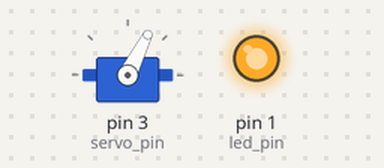
Bench run of a sketch on a simulated Arduino Uno, built with avr-gcc and run on an emulated ATmega328P. On the bench: servo, output pins drawn as LEDs (lit = HIGH). Wiring (inferred from the names in the program): servo: signal pin 3. EEPROM starts erased; servo pulses on a pin are drawn as a servo (544–2400 µs = 0–180°); pins used as bus, display or sensor lines are not drawn. At 0.9 s the program stops and its outputs stay as they are.

Above: at 0.7 s.
Timing chart, 0 to 2.2 s (numbered marks = the images above):
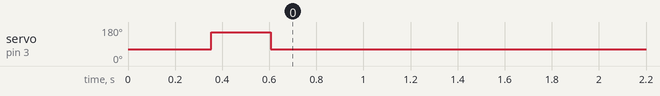

The sketch:

grunchy.ino
```cpp
/*
 * Grunchy box
 * useless box un peu vener
 */

// PIN
#define servo_pin 3
#define inter_pin 4
#define led_pin 1

// configuration des positions
#define pos_inter 160
#define pos_hesite 135
#define pos_entreouvre 70
#define pos_hide 65
#define pos_repos 55

#define max_move 57
const int moves[]={0,4,3,6,6,0,6,2,5,2,5,2,3,6,6,4,0,6,6,1,3,2,2,6,5,1,1,2,1,3,0,2,4,6,2,5,2,6,6,2,1,5,4,4,3,3,0,0,4,5,1,6,1,4,6,2,1};

#include "SimpleServo.h"
#include <EEPROM.h>

SimpleServo myservo;  // create servo object to control a servo
byte pos = 0;
int move_nb = 0;  //numéro du mouvement

void setup() {
  pinMode(inter_pin, INPUT);
  pinMode(led_pin, OUTPUT);
  digitalWrite(led_pin, 1);
  myservo.attach(servo_pin);  // attaches the servo
  myservo.setMaximumDegrees(180);
  myservo.setMillisPer60Degrees(150);
  myservo.setMaximumMillis(250);
  //randomSeed(analogRead(1));
  //move_nb = random(0,max_move);
  pos = EEPROM.read(0);
  if (pos > max_move) {
    pos = 0;
  }
  move_nb = moves[pos];
  pos++;
  EEPROM.write(0,pos);
}

void loop() {
  delay(100);
  myservo.write(pos_repos);
  delay(10);

  /*
  digitalWrite(led_pin, 0);
  delay(300);
  for(pos = 0; pos < move_nb; pos++){
    digitalWrite(led_pin, 1);
    delay(300);
    digitalWrite(led_pin, 0);
    delay(300);
  }*/
  reponse(move_nb);
  //reponse(0);
}

void reponse(int move_nb){
  switch (move_nb){
    case 0: //classique
      myservo.write(pos_inter);
      break;

    case 1: //marque 1 pause
      myservo.write(pos_hesite);
      delay(700);
      myservo.write(pos_inter);
      break;

    case 2: //hesite
      myservo.write(pos_hesite);
      delay(700);
      myservo.write(pos_entreouvre);
      delay(700);
      myservo.write(pos_inter);
      break;

    case 3: //à couvert
      myservo.write(pos_entreouvre);
      delay(700);
      myservo.write(pos_hide);
      delay(700);
      myservo.write(pos_entreouvre);
      delay(700);
      myservo.write(pos_inter);
      break;

    case 4: //revient et surveille
      myservo.write(pos_hesite);
      delay(700);
      myservo.write(pos_inter);
      myservo.write(pos_entreouvre);
      delay(700);
      myservo.write(pos_hide);
      delay(700);
      myservo.write(pos_hesite);
      delay(700);
      while(digitalRead(inter_pin)){
        myservo.write(pos_inter);
      }
      break;

      case 5: //patiente
      delay(4200);
      myservo.write(pos_inter);
      break;

      case 6: //parkinson
      myservo.write(pos_hesite);
      myservo.write(pos_entreouvre);
      myservo.write(pos_hide);
      myservo.write(pos_entreouvre);
      myservo.write(pos_hide);
      myservo.write(pos_hesite);
      myservo.write(pos_inter);
      myservo.write(pos_hesite);
      myservo.write(pos_entreouvre);
      myservo.write(pos_hide);
      myservo.write(pos_entreouvre);
      myservo.write(pos_hide);
      myservo.write(pos_hesite);
      break;

    default:
      myservo.write(pos_inter);
      while(1){
        myservo.write(pos_repos);
        delay(7);
      }
  }
  // retour à l'arret
  while(1){
    myservo.write(pos_repos);
    delay(7);
  }
}
```

SimpleServo.cpp
```cpp
// (licence header left out)
#include "SimpleServo.h"


/////  Setup  /////
SimpleServo::SimpleServo() :
_pin(0xff),
_degrees(0xff),
_microseconds(0),
_maxDegrees(180),
_millisPer60degrees(230),  // default from http://www.servodatabase.com/servo/futaba/s3003
_minWriteMillis(0),
_maxWriteMillis(0xffff),
_minPulse(700),
_maxPulse(2300),
_pulseMillis(16)
{}


uint8_t SimpleServo::attach(uint8_t p) {
    _pin = p;
    _degrees = 0xff;
    _microseconds = 0;
    // Deliberately not (re)initializing servo parameters
    pinMode(_pin, OUTPUT);
    digitalWrite(_pin, LOW);
    return 1;
}


void SimpleServo::detach() {
    _pin = 0xff;
}


uint8_t SimpleServo::attached() {
    return _pin != 0xff;
}
/////


/////  Movement  /////
void SimpleServo::_pulse(uint16_t ms) {
    // This actually moves the servo
    uint16_t elapsedMillis = 0;
    while (elapsedMillis < ms) {
        digitalWrite(_pin,HIGH);
        delayMicroseconds(_microseconds);
        digitalWrite(_pin,LOW);
        if (ms > 0) {  // 0ms: do the pulse, but that's it (probably a bad idea but, hey, if it works with your project, cool)
            delay(_pulseMillis);  // ENHANCEME: A hook to allow the client to make use (at their own risk of adding jitter) of these millis would be really nice
        }
        elapsedMillis += _pulseMillis + _microseconds / 1000 + 1;
    }
}


void SimpleServo::writeMicrosecondsMillis(uint16_t us, uint16_t ms) {
    _microseconds = us;  // Allow unconstrained us
    if (_minPulse <= us && us <= _maxPulse) {
        _degrees = map(us, _minPulse, _maxPulse, 0, _maxDegrees);
    } else {
        _degrees = 0xff;  // Out-of-range us do not convert sensibly to degrees
    }
    _pulse(ms);  // And unconstrained ms, don't point this method at your foot.
}


void SimpleServo::writeMillis(uint8_t deg, uint16_t ms) {
    _degrees = constrain(deg, 0, _maxDegrees);
    _microseconds = constrain(map(_degrees, 0, _maxDegrees, _minPulse, _maxPulse), _minPulse, _maxPulse);
    _pulse(ms);  // Allow unconstrained millis
}


uint32_t SimpleServo::millisToTarget(uint8_t deg) {
    uint8_t delta = abs(_degrees - deg);  // if degrees is 0xff, this will over-estimate, so don't do anything special in that case
    return ((uint32_t)_millisPer60degrees * delta) / 60;
}


void SimpleServo::writeMicroseconds(uint16_t us) {
    // Simplest to do the us -> deg conversion here, so just finish the job
    _microseconds = constrain(us, 0, _maxPulse);  // keep degrees sane as much as possible, you have writeMicrosecondsMillis if you need to bend the rules
    uint8_t target = map(us, _minPulse, _maxPulse, 0, _maxDegrees);
    uint32_t millis = millisToTarget(target);
    millis = constrain(millis, _minWriteMillis, _maxWriteMillis);
    _degrees = target;
    _pulse((uint16_t)millis);
}


void SimpleServo::write(uint8_t deg) {
    uint32_t millis = millisToTarget(deg);
    millis = constrain(millis, _minWriteMillis, _maxWriteMillis);
    writeMillis(deg, (uint16_t)millis);
}


uint8_t SimpleServo::read() {
    return _degrees;
}


uint16_t SimpleServo::readMicroseconds() {
    return _microseconds;
}
/////


/////  Servo Parameters  /////
void SimpleServo::setMaximumDegrees(uint8_t deg) {
    _maxDegrees = deg;
}


void SimpleServo::setMillisPer60Degrees(uint16_t ms) {
    _millisPer60degrees = ms;
}


void SimpleServo::setMinimumMillis(uint16_t ms) {
    _minWriteMillis = ms;
}


void SimpleServo::setMaximumMillis(uint16_t ms) {
    _maxWriteMillis = ms;
}


void SimpleServo::setMinimumPulse(uint16_t us) {
    _minPulse = us;
}


void SimpleServo::setMaximumPulse(uint16_t us) {
    _maxPulse = us;
}


void SimpleServo::setPulseMillis(uint8_t ms) {
    _pulseMillis = ms;
}
/////
```

SimpleServo.h
```cpp
// (licence header left out)
#ifndef _SimpleServo_h_
#define _SimpleServo_h_

#include <inttypes.h>
#include <WProgram.h>

class SimpleServo {
  private:
    //  Movement
    uint8_t  _pin;
    uint8_t  _degrees;
    uint16_t _microseconds;

    //  Servo Parameters
    // REM: nasty bit about when to constrain vs. not... more below...
    uint8_t  _maxDegrees;
    uint16_t _millisPer60degrees;
    uint16_t _minWriteMillis;
    uint16_t _maxWriteMillis;
    uint16_t _minPulse;
    uint16_t _maxPulse;
    uint8_t  _pulseMillis;

    void _pulse(uint16_t);

  public:
    //  TODO: update keywords file
    //  Setup
    SimpleServo();
    uint8_t attach(uint8_t);  // Note: resets position, but not servo parameters, doesn't signal servo
    void detach();
    uint8_t attached();

    //  Movement
    void write(uint8_t);
    void writeMicroseconds(uint16_t);
    uint32_t millisToTarget(uint8_t);  // Estimates time from current (expected) position to a target; if millisPer60Degrees is too small, this will come up short and the servo may not reach the target, too large and the write methods may signal longer than needed
    void writeMillis(uint8_t, uint16_t);  // Allows unconstrained millis
    void writeMicrosecondsMillis(uint16_t, uint16_t);  // Allows unconstrained microseconds and millis, full manual control
    uint8_t read();
    uint16_t readMicroseconds();


    //  Servo Parameters
    void setMaximumDegrees(uint8_t);  // A lot of servos move a bit more than 180
    void setMillisPer60Degrees(uint16_t);  // For estimating time from last set position to newly requested position; different for every servo, http://www.servodatabase.com has many specs, default is 230 from Futaba S3003
    void setMinimumMillis(uint16_t);  // The smallest time to signal the servo; some write methods do not enforce this
    void setMaximumMillis(uint16_t);  // This longest time to signal the servo, even if it probably has not yet reached the requested position; some write methods do not enforce this
    void setMinimumPulse(uint16_t);  // The shortest pulse (in microseconds) to send to the servo, maps to 0deg; only writeMicrosecondsMillis does not enforce this
    void setMaximumPulse(uint16_t);  // The shortest pulse (in microseconds) to send to the servo, maps to 0deg; only writeMicrosecondsMillis does not enforce this
    void setPulseMillis(uint8_t);  // Delay between pulses; defaults to 16 which is a bit quicker than spec.  Experiment, different servos may react differently
};
#endif  // _SimpleServo_h_
```

Measured:
- by itself, servo on pin 3 (servo_pin): 63° → 153° at 0.35 s, → 63° 0.25 s later
